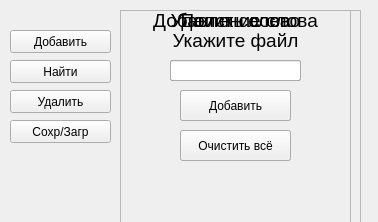
<?xml version="1.0" encoding="UTF-8"?>
<ui version="4.0">
 <class>Form</class>
 <widget class="QWidget" name="Form">
  <property name="geometry">
   <rect>
    <x>0</x>
    <y>0</y>
    <width>378</width>
    <height>222</height>
   </rect>
  </property>
  <property name="sizePolicy">
   <sizepolicy hsizetype="Fixed" vsizetype="Fixed">
    <horstretch>0</horstretch>
    <verstretch>0</verstretch>
   </sizepolicy>
  </property>
  <property name="windowTitle">
   <string>Form</string>
  </property>
  <widget class="QPushButton" name="add_btn">
   <property name="geometry">
    <rect>
     <x>10</x>
     <y>30</y>
     <width>101</width>
     <height>23</height>
    </rect>
   </property>
   <property name="text">
    <string>Добавить</string>
   </property>
  </widget>
  <widget class="QPushButton" name="del_btn">
   <property name="geometry">
    <rect>
     <x>10</x>
     <y>90</y>
     <width>101</width>
     <height>23</height>
    </rect>
   </property>
   <property name="text">
    <string>Удалить</string>
   </property>
  </widget>
  <widget class="QPushButton" name="search_btn">
   <property name="geometry">
    <rect>
     <x>10</x>
     <y>60</y>
     <width>101</width>
     <height>23</height>
    </rect>
   </property>
   <property name="text">
    <string>Найти</string>
   </property>
  </widget>
  <widget class="QFrame" name="frame1">
   <property name="enabled">
    <bool>true</bool>
   </property>
   <property name="geometry">
    <rect>
     <x>120</x>
     <y>10</y>
     <width>231</width>
     <height>281</height>
    </rect>
   </property>
   <property name="frameShape">
    <enum>QFrame::StyledPanel</enum>
   </property>
   <property name="frameShadow">
    <enum>QFrame::Raised</enum>
   </property>
   <widget class="QLineEdit" name="lineEdit">
    <property name="geometry">
     <rect>
      <x>50</x>
      <y>50</y>
      <width>131</width>
      <height>21</height>
     </rect>
    </property>
    <property name="text">
     <string/>
    </property>
   </widget>
   <widget class="QPushButton" name="confirm_btn">
    <property name="geometry">
     <rect>
      <x>60</x>
      <y>80</y>
      <width>111</width>
      <height>31</height>
     </rect>
    </property>
    <property name="text">
     <string>Добавить</string>
    </property>
   </widget>
   <widget class="QLabel" name="NameLabel">
    <property name="geometry">
     <rect>
      <x>0</x>
      <y>0</y>
      <width>231</width>
      <height>21</height>
     </rect>
    </property>
    <property name="font">
     <font>
      <pointsize>14</pointsize>
     </font>
    </property>
    <property name="text">
     <string>Добавление слова</string>
    </property>
    <property name="alignment">
     <set>Qt::AlignCenter</set>
    </property>
   </widget>
  </widget>
  <widget class="QFrame" name="frame3">
   <property name="enabled">
    <bool>true</bool>
   </property>
   <property name="geometry">
    <rect>
     <x>120</x>
     <y>10</y>
     <width>241</width>
     <height>281</height>
    </rect>
   </property>
   <property name="frameShape">
    <enum>QFrame::StyledPanel</enum>
   </property>
   <property name="frameShadow">
    <enum>QFrame::Raised</enum>
   </property>
   <widget class="QLineEdit" name="searchEdit">
    <property name="geometry">
     <rect>
      <x>50</x>
      <y>50</y>
      <width>131</width>
      <height>21</height>
     </rect>
    </property>
    <property name="text">
     <string/>
    </property>
   </widget>
   <widget class="QPushButton" name="confirm_btn3">
    <property name="geometry">
     <rect>
      <x>60</x>
      <y>80</y>
      <width>111</width>
      <height>31</height>
     </rect>
    </property>
    <property name="text">
     <string>Найти</string>
    </property>
   </widget>
   <widget class="QLabel" name="NameLabel3">
    <property name="geometry">
     <rect>
      <x>0</x>
      <y>0</y>
      <width>231</width>
      <height>21</height>
     </rect>
    </property>
    <property name="font">
     <font>
      <pointsize>14</pointsize>
     </font>
    </property>
    <property name="text">
     <string>Поиск слова</string>
    </property>
    <property name="alignment">
     <set>Qt::AlignCenter</set>
    </property>
   </widget>
   <widget class="QLabel" name="search_res">
    <property name="geometry">
     <rect>
      <x>20</x>
      <y>130</y>
      <width>151</width>
      <height>20</height>
     </rect>
    </property>
    <property name="font">
     <font>
      <family>Calibri</family>
      <pointsize>12</pointsize>
      <weight>50</weight>
      <bold>false</bold>
     </font>
    </property>
    <property name="text">
     <string/>
    </property>
   </widget>
  </widget>
  <widget class="QFrame" name="frame2">
   <property name="enabled">
    <bool>true</bool>
   </property>
   <property name="geometry">
    <rect>
     <x>120</x>
     <y>10</y>
     <width>231</width>
     <height>281</height>
    </rect>
   </property>
   <property name="frameShape">
    <enum>QFrame::StyledPanel</enum>
   </property>
   <property name="frameShadow">
    <enum>QFrame::Raised</enum>
   </property>
   <widget class="QLineEdit" name="lineEdit3">
    <property name="geometry">
     <rect>
      <x>50</x>
      <y>50</y>
      <width>131</width>
      <height>21</height>
     </rect>
    </property>
    <property name="text">
     <string/>
    </property>
   </widget>
   <widget class="QPushButton" name="confirm_btn2">
    <property name="geometry">
     <rect>
      <x>60</x>
      <y>80</y>
      <width>111</width>
      <height>31</height>
     </rect>
    </property>
    <property name="text">
     <string>Удалить</string>
    </property>
   </widget>
   <widget class="QLabel" name="NameLabel2">
    <property name="geometry">
     <rect>
      <x>0</x>
      <y>0</y>
      <width>231</width>
      <height>21</height>
     </rect>
    </property>
    <property name="font">
     <font>
      <pointsize>14</pointsize>
     </font>
    </property>
    <property name="text">
     <string>Удалить слово</string>
    </property>
    <property name="alignment">
     <set>Qt::AlignCenter</set>
    </property>
   </widget>
   <widget class="QPushButton" name="clear_btn">
    <property name="geometry">
     <rect>
      <x>60</x>
      <y>120</y>
      <width>111</width>
      <height>31</height>
     </rect>
    </property>
    <property name="text">
     <string>Очистить всё</string>
    </property>
   </widget>
  </widget>
  <widget class="QPushButton" name="sv_button">
   <property name="geometry">
    <rect>
     <x>10</x>
     <y>120</y>
     <width>101</width>
     <height>23</height>
    </rect>
   </property>
   <property name="text">
    <string>Сохр/Загр</string>
   </property>
  </widget>
  <widget class="QFrame" name="frame4">
   <property name="enabled">
    <bool>true</bool>
   </property>
   <property name="geometry">
    <rect>
     <x>120</x>
     <y>10</y>
     <width>231</width>
     <height>281</height>
    </rect>
   </property>
   <property name="frameShape">
    <enum>QFrame::StyledPanel</enum>
   </property>
   <property name="frameShadow">
    <enum>QFrame::Raised</enum>
   </property>
   <widget class="QLineEdit" name="fileline">
    <property name="geometry">
     <rect>
      <x>50</x>
      <y>50</y>
      <width>131</width>
      <height>21</height>
     </rect>
    </property>
    <property name="text">
     <string/>
    </property>
   </widget>
   <widget class="QPushButton" name="save_but">
    <property name="geometry">
     <rect>
      <x>60</x>
      <y>80</y>
      <width>111</width>
      <height>31</height>
     </rect>
    </property>
    <property name="text">
     <string>Сохранить</string>
    </property>
   </widget>
   <widget class="QLabel" name="NameLabel2_3">
    <property name="geometry">
     <rect>
      <x>0</x>
      <y>20</y>
      <width>231</width>
      <height>21</height>
     </rect>
    </property>
    <property name="font">
     <font>
      <pointsize>14</pointsize>
     </font>
    </property>
    <property name="text">
     <string>Укажите файл</string>
    </property>
    <property name="alignment">
     <set>Qt::AlignCenter</set>
    </property>
   </widget>
   <widget class="QPushButton" name="load_but">
    <property name="geometry">
     <rect>
      <x>60</x>
      <y>120</y>
      <width>111</width>
      <height>31</height>
     </rect>
    </property>
    <property name="text">
     <string>Загрузить</string>
    </property>
   </widget>
  </widget>
  <zorder>frame4</zorder>
  <zorder>add_btn</zorder>
  <zorder>del_btn</zorder>
  <zorder>search_btn</zorder>
  <zorder>frame3</zorder>
  <zorder>frame2</zorder>
  <zorder>sv_button</zorder>
  <zorder>frame1</zorder>
 </widget>
 <resources/>
 <connections/>
</ui>
